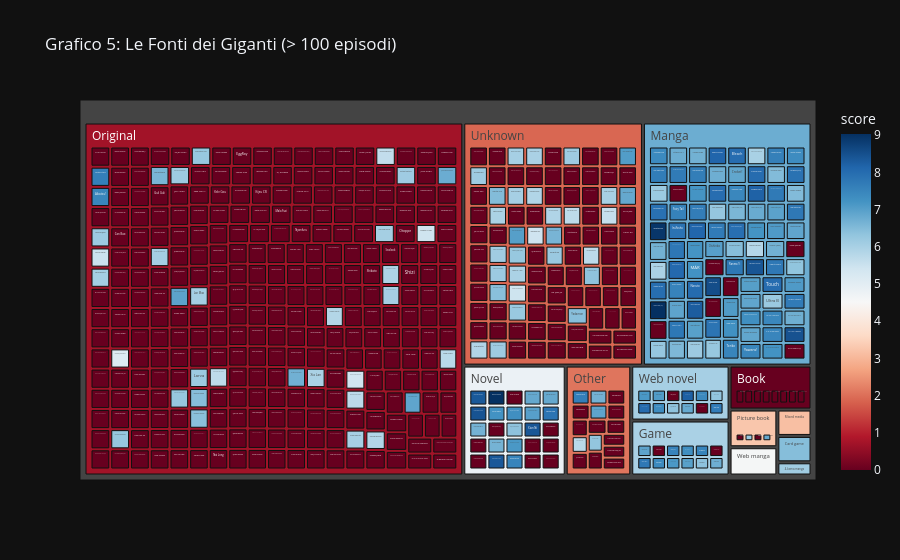

Notebook cell for this chart:
### Markdown cell above
## Capitolo 2: I Segreti della Sopravvivenza (Analisi dei Fattori) 🧬
Cosa garantisce una lunga vita? È la fonte originale? Il genere? O semplicemente il diventare virali?

### Code cell
# Grafico 5: Distribuzione delle fonti per anime > 100 episodi
# Chi garantisce la durata?
long_running_threshold = 100
df_giants = df[df['episodes'] >= long_running_threshold]

# Count sources
# source column might need cleaning?
fig5 = px.treemap(df_giants, path=['source', 'title'], 
                  title=f'Grafico 5: Le Fonti dei Giganti (> {long_running_threshold} episodi)',
                  color='score', color_continuous_scale='RdBu')
fig5.show()

### Figure 1 — Plotly figure (JSON) as saved in the notebook; plotly's stock layout.template omitted (floating-point values rounded to 4 significant figures; data arrays with more than 128 entries replaced by an {"elided": "..."} marker saying what was removed)
{"data": [{"branchvalues": "total", "customdata": {"elided": "583x1 float values"}, "domain": {"x": [0, 1], "y": [0, 1]}, "hovertemplate": "labels=%{label}<br>count=%{value}<br>parent=%{parent}<br>id=%{id}<br>score=%{color}<extra></extra>", "ids": {"elided": "583 str values"}, "labels": {"elided": "583 str values"}, "marker": {"coloraxis": "coloraxis", "colors": {"elided": "583 float values"}}, "name": "", "parents": {"elided": "583 str values"}, "type": "treemap", "values": {"elided": "583 int values"}}], "layout": {"coloraxis": {"colorbar": {"title": {"text": "score"}}, "colorscale": [[0, "rgb(103,0,31)"], [0.1, "rgb(178,24,43)"], [0.2, "rgb(214,96,77)"], [0.3, "rgb(244,165,130)"], [0.4, "rgb(253,219,199)"], [0.5, "rgb(247,247,247)"], [0.6, "rgb(209,229,240)"], [0.7, "rgb(146,197,222)"], [0.8, "rgb(67,147,195)"], [0.9, "rgb(33,102,172)"], [1, "rgb(5,48,97)"]]}, "legend": {"tracegroupgap": 0}, "title": {"text": "Grafico 5: Le Fonti dei Giganti (> 100 episodi)"}}}
